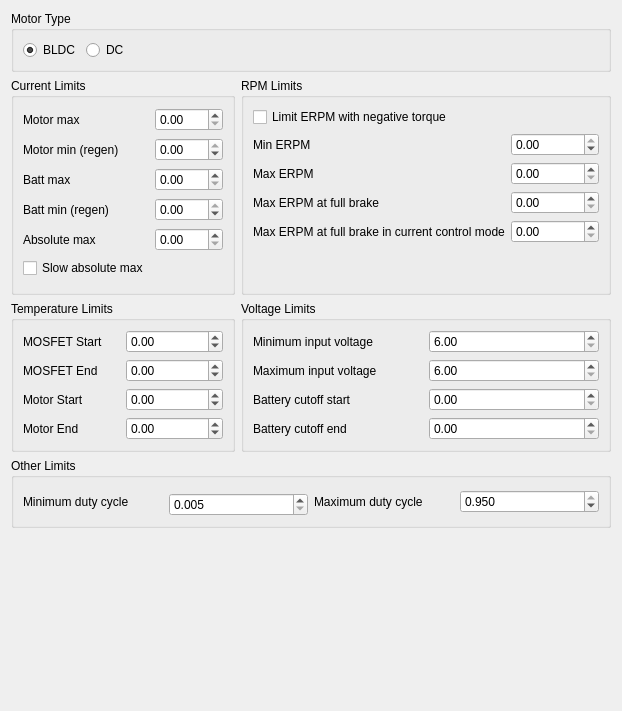
            <widget class="QWidget" name="tab_12">
             <attribute name="title">
              <string>Motor</string>
             </attribute>
             <layout class="QVBoxLayout" name="verticalLayout_24">
              <item>
               <widget class="QGroupBox" name="groupBox_29">
                <property name="title">
                 <string>Motor Type</string>
                </property>
                <layout class="QHBoxLayout" name="horizontalLayout_34">
                 <item>
                  <widget class="QRadioButton" name="mcconfTypeBldcButton">
                   <property name="text">
                    <string>BLDC</string>
                   </property>
                   <property name="checked">
                    <bool>true</bool>
                   </property>
                  </widget>
                 </item>
                 <item>
                  <widget class="QRadioButton" name="mcconfTypeDcButton">
                   <property name="text">
                    <string>DC</string>
                   </property>
                  </widget>
                 </item>
                 <item>
                  <spacer name="horizontalSpacer_15">
                   <property name="orientation">
                    <enum>Qt::Horizontal</enum>
                   </property>
                   <property name="sizeHint" stdset="0">
                    <size>
                     <width>40</width>
                     <height>20</height>
                    </size>
                   </property>
                  </spacer>
                 </item>
                </layout>
               </widget>
              </item>
              <item>
               <layout class="QGridLayout" name="gridLayout_24">
                <item row="0" column="0">
                 <widget class="QGroupBox" name="groupBox_8">
                  <property name="sizePolicy">
                   <sizepolicy hsizetype="Preferred" vsizetype="MinimumExpanding">
                    <horstretch>0</horstretch>
                    <verstretch>0</verstretch>
                   </sizepolicy>
                  </property>
                  <property name="title">
                   <string>Current Limits</string>
                  </property>
                  <layout class="QHBoxLayout" name="horizontalLayout_18">
                   <item>
                    <layout class="QGridLayout" name="gridLayout_9">
                     <item row="3" column="0">
                      <widget class="QLabel" name="label_19">
                       <property name="text">
                        <string>Batt min (regen)</string>
                       </property>
                      </widget>
                     </item>
                     <item row="4" column="0">
                      <widget class="QLabel" name="label_20">
                       <property name="text">
                        <string>Absolute max</string>
                       </property>
                      </widget>
                     </item>
                     <item row="3" column="1">
                      <widget class="QDoubleSpinBox" name="mcconfLimCurrentInMinBox">
                       <property name="minimum">
                        <double>-200.000000000000000</double>
                       </property>
                       <property name="maximum">
                        <double>0.000000000000000</double>
                       </property>
                      </widget>
                     </item>
                     <item row="2" column="0">
                      <widget class="QLabel" name="label_18">
                       <property name="text">
                        <string>Batt max</string>
                       </property>
                      </widget>
                     </item>
                     <item row="1" column="0">
                      <widget class="QLabel" name="label_17">
                       <property name="text">
                        <string>Motor min (regen)</string>
                       </property>
                      </widget>
                     </item>
                     <item row="4" column="1">
                      <widget class="QDoubleSpinBox" name="mcconfLimCurrentAbsMaxBox">
                       <property name="maximum">
                        <double>240.000000000000000</double>
                       </property>
                      </widget>
                     </item>
                     <item row="1" column="1">
                      <widget class="QDoubleSpinBox" name="mcconfLimCurrentMinBox">
                       <property name="minimum">
                        <double>-200.000000000000000</double>
                       </property>
                       <property name="maximum">
                        <double>0.000000000000000</double>
                       </property>
                      </widget>
                     </item>
                     <item row="2" column="1">
                      <widget class="QDoubleSpinBox" name="mcconfLimCurrentInMaxBox">
                       <property name="maximum">
                        <double>200.000000000000000</double>
                       </property>
                      </widget>
                     </item>
                     <item row="0" column="0">
                      <widget class="QLabel" name="label_16">
                       <property name="text">
                        <string>Motor max</string>
                       </property>
                      </widget>
                     </item>
                     <item row="0" column="1">
                      <widget class="QDoubleSpinBox" name="mcconfLimCurrentMaxBox">
                       <property name="maximum">
                        <double>200.000000000000000</double>
                       </property>
                      </widget>
                     </item>
                     <item row="5" column="0">
                      <widget class="QCheckBox" name="mcconfLimCurrentSlowAbsMaxBox">
                       <property name="text">
                        <string>Slow absolute max</string>
                       </property>
                      </widget>
                     </item>
                    </layout>
                   </item>
                  </layout>
                 </widget>
                </item>
                <item row="0" column="1">
                 <widget class="QGroupBox" name="groupBox_9">
                  <property name="sizePolicy">
                   <sizepolicy hsizetype="Preferred" vsizetype="MinimumExpanding">
                    <horstretch>0</horstretch>
                    <verstretch>0</verstretch>
                   </sizepolicy>
                  </property>
                  <property name="title">
                   <string>RPM Limits</string>
                  </property>
                  <layout class="QHBoxLayout" name="horizontalLayout_19">
                   <item>
                    <layout class="QGridLayout" name="gridLayout_10">
                     <item row="1" column="0">
                      <widget class="QLabel" name="label_21">
                       <property name="text">
                        <string>Min ERPM</string>
                       </property>
                      </widget>
                     </item>
                     <item row="2" column="1">
                      <widget class="QDoubleSpinBox" name="mcconfLimMaxErpmBox">
                       <property name="maximum">
                        <double>200000.000000000000000</double>
                       </property>
                       <property name="singleStep">
                        <double>100.000000000000000</double>
                       </property>
                      </widget>
                     </item>
                     <item row="3" column="1">
                      <widget class="QDoubleSpinBox" name="mcconfLimMaxErpmFbrakeBox">
                       <property name="maximum">
                        <double>100000.000000000000000</double>
                       </property>
                       <property name="singleStep">
                        <double>100.000000000000000</double>
                       </property>
                      </widget>
                     </item>
                     <item row="1" column="1">
                      <widget class="QDoubleSpinBox" name="mcconfLimMinErpmBox">
                       <property name="minimum">
                        <double>-200000.000000000000000</double>
                       </property>
                       <property name="maximum">
                        <double>0.000000000000000</double>
                       </property>
                       <property name="singleStep">
                        <double>100.000000000000000</double>
                       </property>
                      </widget>
                     </item>
                     <item row="2" column="0">
                      <widget class="QLabel" name="label_22">
                       <property name="text">
                        <string>Max ERPM</string>
                       </property>
                      </widget>
                     </item>
                     <item row="3" column="0">
                      <widget class="QLabel" name="label_23">
                       <property name="text">
                        <string>Max ERPM at full brake</string>
                       </property>
                      </widget>
                     </item>
                     <item row="0" column="0">
                      <widget class="QCheckBox" name="mcconfLimErpmLimitNegTorqueBox">
                       <property name="text">
                        <string>Limit ERPM with negative torque</string>
                       </property>
                      </widget>
                     </item>
                     <item row="5" column="0">
                      <spacer name="verticalSpacer_11">
                       <property name="orientation">
                        <enum>Qt::Vertical</enum>
                       </property>
                       <property name="sizeHint" stdset="0">
                        <size>
                         <width>20</width>
                         <height>40</height>
                        </size>
                       </property>
                      </spacer>
                     </item>
                     <item row="4" column="0">
                      <widget class="QLabel" name="label_62">
                       <property name="text">
                        <string>Max ERPM at full brake in current control mode</string>
                       </property>
                      </widget>
                     </item>
                     <item row="4" column="1">
                      <widget class="QDoubleSpinBox" name="mcconfLimMaxErpmFbrakeCcBox">
                       <property name="maximum">
                        <double>100000.000000000000000</double>
                       </property>
                       <property name="singleStep">
                        <double>100.000000000000000</double>
                       </property>
                      </widget>
                     </item>
                    </layout>
                   </item>
                  </layout>
                 </widget>
                </item>
                <item row="1" column="0">
                 <widget class="QGroupBox" name="groupBox_27">
                  <property name="title">
                   <string>Temperature Limits</string>
                  </property>
                  <layout class="QGridLayout" name="gridLayout_23">
                   <item row="0" column="0">
                    <widget class="QLabel" name="label_57">
                     <property name="text">
                      <string>MOSFET Start</string>
                     </property>
                    </widget>
                   </item>
                   <item row="0" column="1">
                    <widget class="QDoubleSpinBox" name="mcconfLimTempFetStartBox">
                     <property name="minimum">
                      <double>-100.000000000000000</double>
                     </property>
                     <property name="maximum">
                      <double>300.000000000000000</double>
                     </property>
                     <property name="singleStep">
                      <double>5.000000000000000</double>
                     </property>
                    </widget>
                   </item>
                   <item row="1" column="0">
                    <widget class="QLabel" name="label_58">
                     <property name="text">
                      <string>MOSFET End</string>
                     </property>
                    </widget>
                   </item>
                   <item row="1" column="1">
                    <widget class="QDoubleSpinBox" name="mcconfLimTempFetEndBox">
                     <property name="minimum">
                      <double>-100.000000000000000</double>
                     </property>
                     <property name="maximum">
                      <double>300.000000000000000</double>
                     </property>
                     <property name="singleStep">
                      <double>5.000000000000000</double>
                     </property>
                    </widget>
                   </item>
                   <item row="2" column="0">
                    <widget class="QLabel" name="label_59">
                     <property name="text">
                      <string>Motor Start</string>
                     </property>
                    </widget>
                   </item>
                   <item row="2" column="1">
                    <widget class="QDoubleSpinBox" name="mcconfLimTempMotorStartBox">
                     <property name="minimum">
                      <double>-100.000000000000000</double>
                     </property>
                     <property name="maximum">
                      <double>300.000000000000000</double>
                     </property>
                     <property name="singleStep">
                      <double>5.000000000000000</double>
                     </property>
                    </widget>
                   </item>
                   <item row="3" column="0">
                    <widget class="QLabel" name="label_60">
                     <property name="text">
                      <string>Motor End</string>
                     </property>
                    </widget>
                   </item>
                   <item row="3" column="1">
                    <widget class="QDoubleSpinBox" name="mcconfLimTempMotorEndBox">
                     <property name="minimum">
                      <double>-100.000000000000000</double>
                     </property>
                     <property name="maximum">
                      <double>300.000000000000000</double>
                     </property>
                     <property name="singleStep">
                      <double>5.000000000000000</double>
                     </property>
                    </widget>
                   </item>
                  </layout>
                 </widget>
                </item>
                <item row="1" column="1">
                 <widget class="QGroupBox" name="groupBox_10">
                  <property name="title">
                   <string>Voltage Limits</string>
                  </property>
                  <layout class="QHBoxLayout" name="horizontalLayout_20">
                   <item>
                    <layout class="QGridLayout" name="gridLayout_11">
                     <item row="2" column="0">
                      <widget class="QLabel" name="label_86">
                       <property name="text">
                        <string>Battery cutoff start</string>
                       </property>
                      </widget>
                     </item>
                     <item row="1" column="0">
                      <widget class="QLabel" name="label_25">
                       <property name="text">
                        <string>Maximum input voltage</string>
                       </property>
                      </widget>
                     </item>
                     <item row="0" column="0">
                      <widget class="QLabel" name="label_24">
                       <property name="text">
                        <string>Minimum input voltage</string>
                       </property>
                      </widget>
                     </item>
                     <item row="0" column="1">
                      <widget class="QDoubleSpinBox" name="mcconfLimMinVinBox">
                       <property name="minimum">
                        <double>6.000000000000000</double>
                       </property>
                       <property name="maximum">
                        <double>60.000000000000000</double>
                       </property>
                      </widget>
                     </item>
                     <item row="1" column="1">
                      <widget class="QDoubleSpinBox" name="mcconfLimMaxVinBox">
                       <property name="minimum">
                        <double>6.000000000000000</double>
                       </property>
                       <property name="maximum">
                        <double>60.000000000000000</double>
                       </property>
                      </widget>
                     </item>
                     <item row="3" column="0">
                      <widget class="QLabel" name="label_87">
                       <property name="text">
                        <string>Battery cutoff end</string>
                       </property>
                      </widget>
                     </item>
                     <item row="2" column="1">
                      <widget class="QDoubleSpinBox" name="mcconfLimBatteryCutStartBox"/>
                     </item>
                     <item row="3" column="1">
                      <widget class="QDoubleSpinBox" name="mcconfLimBatteryCutEndBox"/>
                     </item>
                    </layout>
                   </item>
                  </layout>
                 </widget>
                </item>
               </layout>
              </item>
              <item>
               <widget class="QGroupBox" name="groupBox_38">
                <property name="title">
                 <string>Other Limits</string>
                </property>
                <layout class="QGridLayout" name="gridLayout_36">
                 <item row="0" column="0" rowspan="2" colspan="2">
                  <widget class="QLabel" name="label_83">
                   <property name="text">
                    <string>Minimum duty cycle</string>
                   </property>
                  </widget>
                 </item>
                 <item row="0" column="2" rowspan="2">
                  <widget class="QLabel" name="label_84">
                   <property name="text">
                    <string>Maximum duty cycle</string>
                   </property>
                  </widget>
                 </item>
                 <item row="0" column="3" rowspan="2">
                  <widget class="QDoubleSpinBox" name="mcconfLimMaxDutyBox">
                   <property name="decimals">
                    <number>3</number>
                   </property>
                   <property name="minimum">
                    <double>0.010000000000000</double>
                   </property>
                   <property name="maximum">
                    <double>0.950000000000000</double>
                   </property>
                   <property name="singleStep">
                    <double>0.010000000000000</double>
                   </property>
                   <property name="value">
                    <double>0.950000000000000</double>
                   </property>
                  </widget>
                 </item>
                 <item row="1" column="1">
                  <widget class="QDoubleSpinBox" name="mcconfLimMinDutyBox">
                   <property name="decimals">
                    <number>3</number>
                   </property>
                   <property name="minimum">
                    <double>0.005000000000000</double>
                   </property>
                   <property name="maximum">
                    <double>0.500000000000000</double>
                   </property>
                   <property name="singleStep">
                    <double>0.005000000000000</double>
                   </property>
                  </widget>
                 </item>
                </layout>
               </widget>
              </item>
              <item>
               <spacer name="verticalSpacer_4">
                <property name="orientation">
                 <enum>Qt::Vertical</enum>
                </property>
                <property name="sizeHint" stdset="0">
                 <size>
                  <width>17</width>
                  <height>172</height>
                 </size>
                </property>
               </spacer>
              </item>
             </layout>
            </widget>
